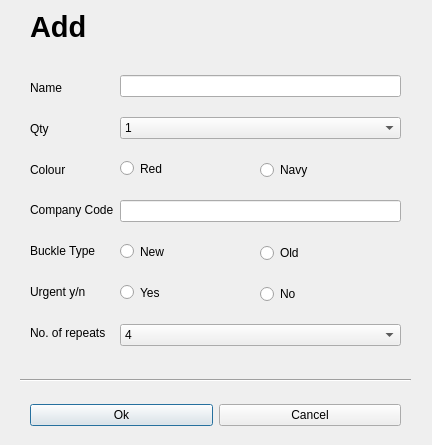
<?xml version="1.0" encoding="UTF-8"?>
<ui version="4.0">
 <class>add_form</class>
 <widget class="QDialog" name="add_form">
  <property name="geometry">
   <rect>
    <x>0</x>
    <y>0</y>
    <width>432</width>
    <height>445</height>
   </rect>
  </property>
  <property name="windowTitle">
   <string>Dialog</string>
  </property>
  <widget class="QWidget" name="verticalLayoutWidget">
   <property name="geometry">
    <rect>
     <x>30</x>
     <y>60</y>
     <width>91</width>
     <height>301</height>
    </rect>
   </property>
   <layout class="QVBoxLayout" name="verticalLayout">
    <item>
     <spacer name="verticalSpacer_16">
      <property name="orientation">
       <enum>Qt::Vertical</enum>
      </property>
      <property name="sizeHint" stdset="0">
       <size>
        <width>20</width>
        <height>40</height>
       </size>
      </property>
     </spacer>
    </item>
    <item>
     <widget class="QLabel" name="label">
      <property name="text">
       <string>Name</string>
      </property>
     </widget>
    </item>
    <item>
     <spacer name="verticalSpacer_15">
      <property name="orientation">
       <enum>Qt::Vertical</enum>
      </property>
      <property name="sizeHint" stdset="0">
       <size>
        <width>20</width>
        <height>40</height>
       </size>
      </property>
     </spacer>
    </item>
    <item>
     <widget class="QLabel" name="label_2">
      <property name="text">
       <string>Qty</string>
      </property>
     </widget>
    </item>
    <item>
     <spacer name="verticalSpacer_14">
      <property name="orientation">
       <enum>Qt::Vertical</enum>
      </property>
      <property name="sizeHint" stdset="0">
       <size>
        <width>20</width>
        <height>40</height>
       </size>
      </property>
     </spacer>
    </item>
    <item>
     <widget class="QLabel" name="label_3">
      <property name="text">
       <string>Colour</string>
      </property>
     </widget>
    </item>
    <item>
     <spacer name="verticalSpacer_13">
      <property name="orientation">
       <enum>Qt::Vertical</enum>
      </property>
      <property name="sizeHint" stdset="0">
       <size>
        <width>20</width>
        <height>40</height>
       </size>
      </property>
     </spacer>
    </item>
    <item>
     <widget class="QLabel" name="label_4">
      <property name="text">
       <string>Company Code</string>
      </property>
     </widget>
    </item>
    <item>
     <spacer name="verticalSpacer_12">
      <property name="orientation">
       <enum>Qt::Vertical</enum>
      </property>
      <property name="sizeHint" stdset="0">
       <size>
        <width>20</width>
        <height>40</height>
       </size>
      </property>
     </spacer>
    </item>
    <item>
     <widget class="QLabel" name="label_5">
      <property name="text">
       <string>Buckle Type</string>
      </property>
     </widget>
    </item>
    <item>
     <spacer name="verticalSpacer_11">
      <property name="orientation">
       <enum>Qt::Vertical</enum>
      </property>
      <property name="sizeHint" stdset="0">
       <size>
        <width>20</width>
        <height>40</height>
       </size>
      </property>
     </spacer>
    </item>
    <item>
     <widget class="QLabel" name="label_6">
      <property name="text">
       <string>Urgent y/n</string>
      </property>
     </widget>
    </item>
    <item>
     <spacer name="verticalSpacer_10">
      <property name="orientation">
       <enum>Qt::Vertical</enum>
      </property>
      <property name="sizeHint" stdset="0">
       <size>
        <width>20</width>
        <height>40</height>
       </size>
      </property>
     </spacer>
    </item>
    <item>
     <widget class="QLabel" name="label_7">
      <property name="text">
       <string>No. of repeats</string>
      </property>
     </widget>
    </item>
    <item>
     <spacer name="verticalSpacer_9">
      <property name="orientation">
       <enum>Qt::Vertical</enum>
      </property>
      <property name="sizeHint" stdset="0">
       <size>
        <width>20</width>
        <height>40</height>
       </size>
      </property>
     </spacer>
    </item>
   </layout>
  </widget>
  <widget class="QWidget" name="verticalLayoutWidget_2">
   <property name="geometry">
    <rect>
     <x>120</x>
     <y>60</y>
     <width>281</width>
     <height>301</height>
    </rect>
   </property>
   <layout class="QVBoxLayout" name="verticalLayout_2">
    <item>
     <spacer name="verticalSpacer_8">
      <property name="orientation">
       <enum>Qt::Vertical</enum>
      </property>
      <property name="sizeHint" stdset="0">
       <size>
        <width>20</width>
        <height>40</height>
       </size>
      </property>
     </spacer>
    </item>
    <item>
     <widget class="QLineEdit" name="name_input"/>
    </item>
    <item>
     <spacer name="verticalSpacer_7">
      <property name="orientation">
       <enum>Qt::Vertical</enum>
      </property>
      <property name="sizeHint" stdset="0">
       <size>
        <width>20</width>
        <height>40</height>
       </size>
      </property>
     </spacer>
    </item>
    <item>
     <widget class="QComboBox" name="qty_combo_box">
      <item>
       <property name="text">
        <string>1</string>
       </property>
      </item>
      <item>
       <property name="text">
        <string>2</string>
       </property>
      </item>
      <item>
       <property name="text">
        <string>3</string>
       </property>
      </item>
      <item>
       <property name="text">
        <string>4</string>
       </property>
      </item>
      <item>
       <property name="text">
        <string>5</string>
       </property>
      </item>
      <item>
       <property name="text">
        <string>6</string>
       </property>
      </item>
      <item>
       <property name="text">
        <string>7</string>
       </property>
      </item>
      <item>
       <property name="text">
        <string>8</string>
       </property>
      </item>
      <item>
       <property name="text">
        <string>9</string>
       </property>
      </item>
      <item>
       <property name="text">
        <string>10</string>
       </property>
      </item>
      <item>
       <property name="text">
        <string>11</string>
       </property>
      </item>
      <item>
       <property name="text">
        <string>12</string>
       </property>
      </item>
      <item>
       <property name="text">
        <string>13</string>
       </property>
      </item>
      <item>
       <property name="text">
        <string>14</string>
       </property>
      </item>
      <item>
       <property name="text">
        <string>15</string>
       </property>
      </item>
      <item>
       <property name="text">
        <string>16</string>
       </property>
      </item>
      <item>
       <property name="text">
        <string>17</string>
       </property>
      </item>
      <item>
       <property name="text">
        <string>18</string>
       </property>
      </item>
     </widget>
    </item>
    <item>
     <spacer name="verticalSpacer_6">
      <property name="orientation">
       <enum>Qt::Vertical</enum>
      </property>
      <property name="sizeHint" stdset="0">
       <size>
        <width>20</width>
        <height>40</height>
       </size>
      </property>
     </spacer>
    </item>
    <item>
     <widget class="QWidget" name="widget" native="true">
      <property name="minimumSize">
       <size>
        <width>0</width>
        <height>20</height>
       </size>
      </property>
      <widget class="QRadioButton" name="red_radio_button">
       <property name="geometry">
        <rect>
         <x>0</x>
         <y>0</y>
         <width>141</width>
         <height>17</height>
        </rect>
       </property>
       <property name="text">
        <string>Red</string>
       </property>
      </widget>
      <widget class="QRadioButton" name="navy_radio_button">
       <property name="geometry">
        <rect>
         <x>140</x>
         <y>0</y>
         <width>141</width>
         <height>20</height>
        </rect>
       </property>
       <property name="text">
        <string>Navy</string>
       </property>
      </widget>
     </widget>
    </item>
    <item>
     <layout class="QHBoxLayout" name="horizontalLayout"/>
    </item>
    <item>
     <spacer name="verticalSpacer">
      <property name="orientation">
       <enum>Qt::Vertical</enum>
      </property>
      <property name="sizeHint" stdset="0">
       <size>
        <width>20</width>
        <height>40</height>
       </size>
      </property>
     </spacer>
    </item>
    <item>
     <widget class="QLineEdit" name="company_code_input"/>
    </item>
    <item>
     <spacer name="verticalSpacer_2">
      <property name="orientation">
       <enum>Qt::Vertical</enum>
      </property>
      <property name="sizeHint" stdset="0">
       <size>
        <width>20</width>
        <height>40</height>
       </size>
      </property>
     </spacer>
    </item>
    <item>
     <widget class="QWidget" name="widget_2" native="true">
      <property name="minimumSize">
       <size>
        <width>0</width>
        <height>20</height>
       </size>
      </property>
      <widget class="QRadioButton" name="new_buckle_radio_button">
       <property name="geometry">
        <rect>
         <x>0</x>
         <y>0</y>
         <width>136</width>
         <height>17</height>
        </rect>
       </property>
       <property name="text">
        <string>New</string>
       </property>
      </widget>
      <widget class="QRadioButton" name="old_buckle_radio_button">
       <property name="geometry">
        <rect>
         <x>140</x>
         <y>0</y>
         <width>141</width>
         <height>20</height>
        </rect>
       </property>
       <property name="text">
        <string>Old</string>
       </property>
      </widget>
     </widget>
    </item>
    <item>
     <layout class="QHBoxLayout" name="horizontalLayout_3"/>
    </item>
    <item>
     <spacer name="verticalSpacer_5">
      <property name="orientation">
       <enum>Qt::Vertical</enum>
      </property>
      <property name="sizeHint" stdset="0">
       <size>
        <width>20</width>
        <height>40</height>
       </size>
      </property>
     </spacer>
    </item>
    <item>
     <widget class="QWidget" name="widget_3" native="true">
      <property name="minimumSize">
       <size>
        <width>0</width>
        <height>20</height>
       </size>
      </property>
      <widget class="QRadioButton" name="yes_urgent_button">
       <property name="geometry">
        <rect>
         <x>0</x>
         <y>0</y>
         <width>136</width>
         <height>17</height>
        </rect>
       </property>
       <property name="text">
        <string>Yes</string>
       </property>
      </widget>
      <widget class="QRadioButton" name="no_urgent_radio_button">
       <property name="geometry">
        <rect>
         <x>140</x>
         <y>0</y>
         <width>141</width>
         <height>20</height>
        </rect>
       </property>
       <property name="text">
        <string>No</string>
       </property>
      </widget>
     </widget>
    </item>
    <item>
     <layout class="QHBoxLayout" name="horizontalLayout_2"/>
    </item>
    <item>
     <spacer name="verticalSpacer_3">
      <property name="orientation">
       <enum>Qt::Vertical</enum>
      </property>
      <property name="sizeHint" stdset="0">
       <size>
        <width>20</width>
        <height>40</height>
       </size>
      </property>
     </spacer>
    </item>
    <item>
     <widget class="QComboBox" name="repeats_combo_box">
      <item>
       <property name="text">
        <string>4</string>
       </property>
      </item>
      <item>
       <property name="text">
        <string>5</string>
       </property>
      </item>
      <item>
       <property name="text">
        <string>6</string>
       </property>
      </item>
      <item>
       <property name="text">
        <string>7</string>
       </property>
      </item>
      <item>
       <property name="text">
        <string>8</string>
       </property>
      </item>
      <item>
       <property name="text">
        <string>9</string>
       </property>
      </item>
      <item>
       <property name="text">
        <string>10</string>
       </property>
      </item>
      <item>
       <property name="text">
        <string>11</string>
       </property>
      </item>
      <item>
       <property name="text">
        <string>12</string>
       </property>
      </item>
      <item>
       <property name="text">
        <string>13</string>
       </property>
      </item>
      <item>
       <property name="text">
        <string>14</string>
       </property>
      </item>
     </widget>
    </item>
    <item>
     <spacer name="verticalSpacer_4">
      <property name="orientation">
       <enum>Qt::Vertical</enum>
      </property>
      <property name="sizeHint" stdset="0">
       <size>
        <width>20</width>
        <height>40</height>
       </size>
      </property>
     </spacer>
    </item>
   </layout>
  </widget>
  <widget class="Line" name="line">
   <property name="geometry">
    <rect>
     <x>20</x>
     <y>370</y>
     <width>391</width>
     <height>20</height>
    </rect>
   </property>
   <property name="orientation">
    <enum>Qt::Horizontal</enum>
   </property>
  </widget>
  <widget class="QWidget" name="horizontalLayoutWidget_4">
   <property name="geometry">
    <rect>
     <x>30</x>
     <y>400</y>
     <width>371</width>
     <height>31</height>
    </rect>
   </property>
   <layout class="QHBoxLayout" name="horizontalLayout_4">
    <item>
     <widget class="QPushButton" name="ok_button">
      <property name="text">
       <string>Ok</string>
      </property>
     </widget>
    </item>
    <item>
     <widget class="QPushButton" name="cancel_button">
      <property name="text">
       <string>Cancel</string>
      </property>
     </widget>
    </item>
   </layout>
  </widget>
  <widget class="QLabel" name="label_8">
   <property name="geometry">
    <rect>
     <x>30</x>
     <y>10</y>
     <width>71</width>
     <height>31</height>
    </rect>
   </property>
   <property name="text">
    <string>&lt;html&gt;&lt;head/&gt;&lt;body&gt;&lt;p&gt;&lt;span style=&quot; font-size:22pt; font-weight:600;&quot;&gt;Add&lt;/span&gt;&lt;/p&gt;&lt;/body&gt;&lt;/html&gt;</string>
   </property>
  </widget>
 </widget>
 <resources/>
 <connections/>
</ui>
